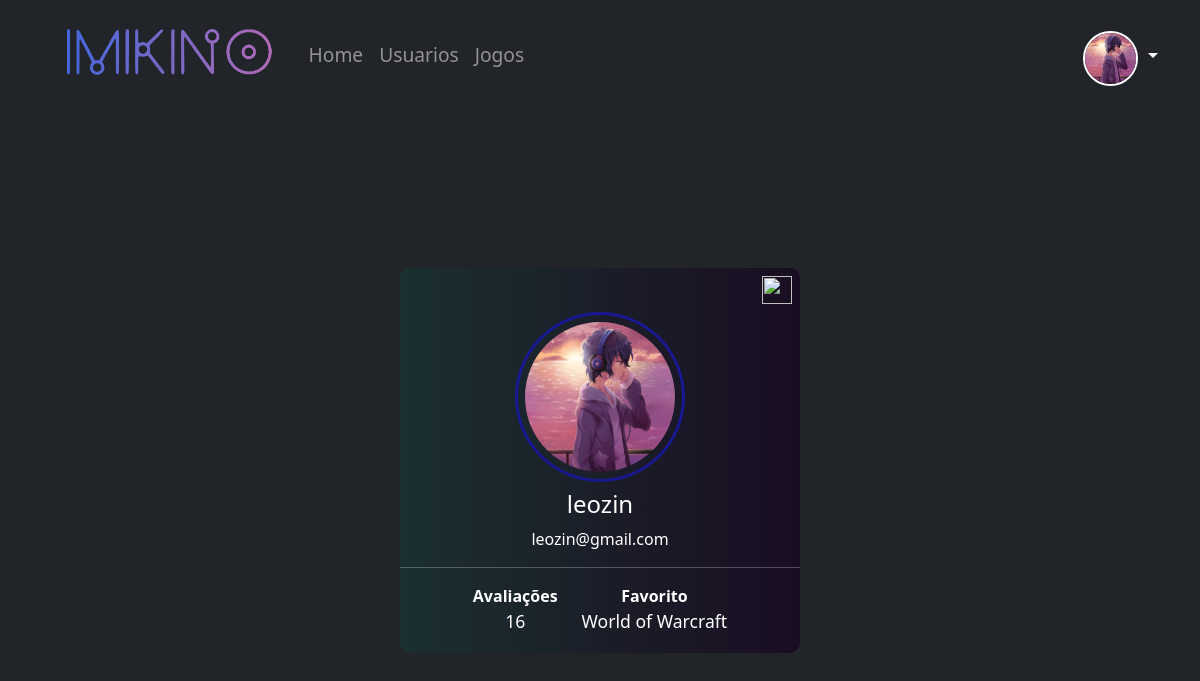
The page /perfil (signed in) on the database its author committed.
### imikino/models.py (models this page shows)
class Usuario(database.Model, UserMixin):
    id = database.Column(database.Integer, primary_key=True)
    username = database.Column(database.String, nullable=False, unique=True)  # nullable=False -> É obrigatório | unique=True -> Tem que ser único
    email = database.Column(database.String, nullable=False, unique=True)
    senha = database.Column(database.String, nullable=False)
    foto_perfil = database.Column(database.String, default='default.jpg')
    jogo_favorito = database.Column(database.String, default='Não Informado')
    avaliacoes = database.relationship('Avaliacao', backref='autor', lazy=True)

### imikino/routes.py (the view)
@app.route('/perfil')
@login_required #precisa estar logado para acessar essa página
def perfil():
    lista_avaliacoes = Avaliacao.query.filter_by(id_usuario=current_user.id).all()
    qntde_avaliacao = len(lista_avaliacoes)
    if current_user.is_authenticated:
        foto_perfil = url_for('static', filename='foto_perfil/{}'.format(current_user.foto_perfil))
        return render_template('perfil.html', foto_perfil=foto_perfil, qntde_avaliacao=qntde_avaliacao)

### imikino/models.py (called while the page is built)
@login_manager.user_loader
def load_usuario(id_usuario):  # vai encontrar um usuario pelo id do usuario
    return Usuario.query.get(int(id_usuario))

### imikino/templates/perfil.html (shortened to what this page needs)
{% extends 'base.html' %}
{% block body %}
    <div class="container">
        <div class="div-main">
            <div class="div-sub-main">
                <a class="d-flex justify-content-lg-end m-2" href="{{ url_for('editar_perfil') }}"><img class="config" src="../static/images/engrenagem.png"></a>
                <div class="d-flex justify-content-center">
                    <div class="contorno">
                        <img class="imagem-perfil" src="{{ foto_perfil }}">
                    </div>
                </div>
                <div class="d-flex justify-content-center mt-2">
                    <h4 class="mb-0 mt-0" style="color: white;">{{ current_user.username }}</h4>
                </div>
                <div class="d-flex justify-content-center mt-2">
                    <span class="mb-0 mt-0" style="color: white;">{{ current_user.email }}</span>
                </div>
                <hr style="color: white;">
                <div class="d-flex justify-content-center mt-">
                    <div class="d-flex flex-column align-items-center me-4">
                        <span class="rating" style="color: white;"><strong>Avaliações</strong></span>
                        <span class="number3" style="color: white; font-size: 1.1rem;">{{ qntde_avaliacao }}</span>
                    </div>
                    <div class="d-flex flex-column align-items-center">
                        <span class="rating" style="color: white;"><strong>Favorito</strong></span>
                        <span class="number3" style="color: white; font-size: 1.1rem;">{{ current_user.jogo_favorito }}</span>
                    </div>
                </div>
            </div>
        </div>
    </div>
{% endblock %}

### imikino/static/style.css (style rules this page uses)
body { background-color: rgba(15, 14, 14, 0.89); }
.div-main { display: flex; justify-content: center; flex-wrap: wrap; margin-top: 120px; width: 100%; height: 385px; }
.config { width: 30px; height: 28px; }
.imagem-perfil { width: 150px; height: 150px; border-radius: 85px; }
.contorno { display: flex; justify-content: center; align-items: center; border: 3px rgb(24, 24, 146) solid; border-radius: 85px; width: 170px; height: 170px; }
.div-sub-main { width: 60%; max-width: 400px; height: 385px; background-image: linear-gradient(to right, rgb(27, 48, 48),rgb(26, 13, 34)); border-radius: 10px; margin-top: 40px; }

### rows shown on the page
Usuario: username "leozin", email "leozin@gmail.com", jogo_favorito "World of Warcraft"

### other values the page prints
{{ qntde_avaliacao }} "16"
